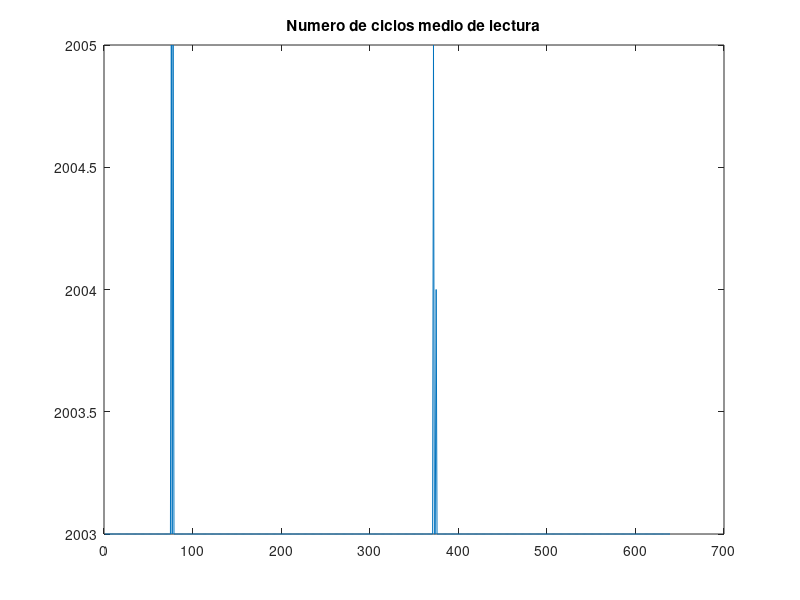
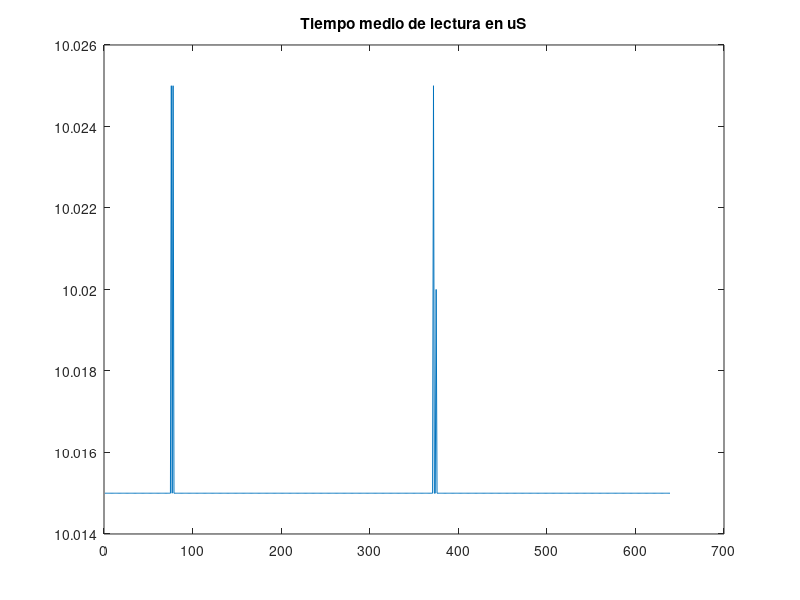

MATLAB code for these plots, in order:
close all;
clear all;

Times = csvread('PRU0Test2.csv');
T = zeros(1,length(Times)-2);
for i=1:length(Times)-2
   T(i) = Times(1,i+1) - Times(1,i);
end

figure;
plot(T);
title('Numero de ciclos medio de lectura')

figure;
plot((T*5)/1000);
title('Tiempo medio de lectura en uS')